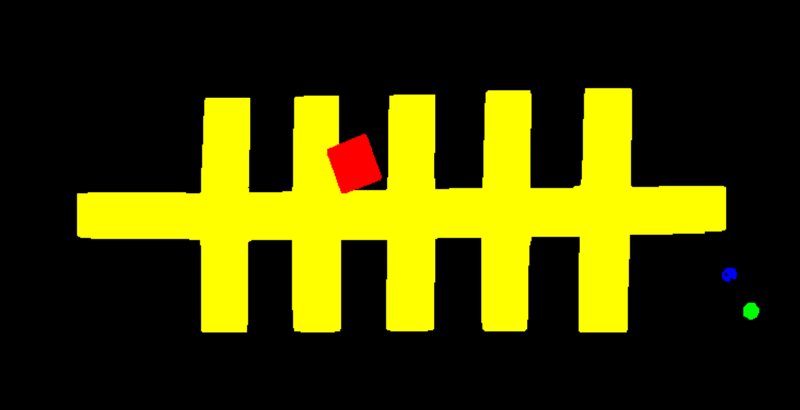
#> input picture Astar_test.png, 1600 x 820 px, given in place of the camera (shown at 1/2 size)
$ python parking_segmentation.py
#> lines starting #> are read from the running program, lines starting #| are printed output that depends on the picture; after the words box and inside, x2 and y2 are one past the last pixel; in counts of white or black regions, pixels touching at a corner belong together
#> in set_parking_limits, frame is the input picture: shape (820, 1600, 3); mean B, G, R 0.1, 59.4, 60.9
from __future__ import print_function
import cv2 as cv
import argparse
import numpy as np

max_value = 255
max_value_H = 360//2
low_H = 0
low_S = 0
low_V = 0
high_H = max_value_H
high_S = max_value
high_V = max_value
kernel_size = 3

window_detection_name = 'Parking Detection'
low_H_name = 'Low H'
low_S_name = 'Low S'
low_V_name = 'Low V'
high_H_name = 'High H'
high_S_name = 'High S'
high_V_name = 'High V'

## [HSV settings for mask]
# [50 lines left out: functions on_low_H_thresh_trackbar, on_high_H_thresh_trackbar, on_low_S_thresh_trackbar, on_high_S_thresh_trackbar, on_low_V_thresh_trackbar, on_high_V_thresh_trackbar and 1 more, not called in this run]
## [kernel settings for mask]

## [rescale frame to speed up computation]
def rescale_frame(frame, scale_percent):
#> called with scale_percent = 50
    width = int(frame.shape[1] * scale_percent / 100)
#> width = 800
    height = int(frame.shape[0] * scale_percent / 100)
#> height = 410
    dsize = (width, height)
#> dsize = (800, 410)
    return cv.resize(frame, dsize)
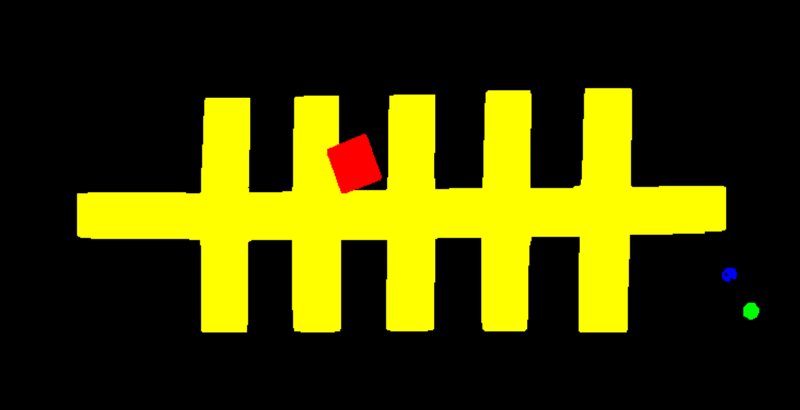
#> returned value: shape (410, 800, 3); mean of channels 0, 1, 2 0.1, 59.4, 60.9; drawn as B, G, R
## [rescale frame to speed up computation]

## [functions for homomorphy]
def order_points(pts):
    '''Rearrange coordinates to order:
      top-left, top-right, bottom-right, bottom-left'''
    rect = np.zeros((4, 2), dtype='float32')
    pts = np.array(pts)
    # Make sure contours array is 2d
    pts = np.squeeze(pts)
    s = pts.sum(axis=1)
    # Top-left point will have the smallest sum.
    rect[0] = pts[np.argmin(s)]
    # Bottom-right point will have the largest sum.
    rect[2] = pts[np.argmax(s)]

    diff = np.diff(pts, axis=1)
    # Top-right point will have the smallest difference.
    rect[1] = pts[np.argmin(diff)]
    # Bottom-left will have the largest difference.
    rect[3] = pts[np.argmax(diff)]
    # return the ordered coordinates
    return rect.astype('int')

def find_dest(pts):
    (tl, tr, br, bl) = pts
    # Finding the maximum width.
    widthA = np.sqrt(((br[0] - bl[0]) ** 2) + ((br[1] - bl[1]) ** 2))
    widthB = np.sqrt(((tr[0] - tl[0]) ** 2) + ((tr[1] - tl[1]) ** 2))
    maxWidth = max(int(widthA), int(widthB))

    # Finding the maximum height.
    heightA = np.sqrt(((tr[0] - br[0]) ** 2) + ((tr[1] - br[1]) ** 2))
    heightB = np.sqrt(((tl[0] - bl[0]) ** 2) + ((tl[1] - bl[1]) ** 2))
    maxHeight = max(int(heightA), int(heightB))
    # Final destination co-ordinates.
    destination_corners = [[0, 0], [maxWidth, 0], [maxWidth, maxHeight], [0, maxHeight]]

    return order_points(destination_corners)
## [functions for homomorphy]

def set_parking_limits(camera_device):
    global low_H, high_H, low_S, high_S, low_V, high_V, kernel_size

    ## [cap]
    cap = cv.VideoCapture(camera_device)
    ## [cap]

    ## [window]
    cv.namedWindow(window_detection_name)
    ## [window]

    ## [trackbar]
    cv.createTrackbar(low_H_name, window_detection_name , low_H, max_value_H, on_low_H_thresh_trackbar)
    cv.createTrackbar(high_H_name, window_detection_name , high_H, max_value_H, on_high_H_thresh_trackbar)
    cv.createTrackbar(low_S_name, window_detection_name , low_S, max_value, on_low_S_thresh_trackbar)
    cv.createTrackbar(high_S_name, window_detection_name , high_S, max_value, on_high_S_thresh_trackbar)
    cv.createTrackbar(low_V_name, window_detection_name , low_V, max_value, on_low_V_thresh_trackbar)
    cv.createTrackbar(high_V_name, window_detection_name , high_V, max_value, on_high_V_thresh_trackbar)
    cv.createTrackbar("Kernel Size", window_detection_name, kernel_size, 10, kernel_size_trackbar)
    ## [trackbar]

    while True:
        success, frame = cap.read()
        if frame is None:
            break

        ## [rescaling]
        scale_percent = 50
        frame = rescale_frame(frame, scale_percent)
        ## [rescaling]

        ## [HSV thresholding]
        frame_HSV = cv.cvtColor(frame, cv.COLOR_BGR2HSV)
#> frame_HSV: shape (410, 800, 3); mean H, S, V 7.3, 63.5, 61.2
        frame_threshold = cv.inRange(frame_HSV, (low_H, low_S, low_V), (high_H, high_S, high_V))
#> frame_threshold: shape (410, 800); every value is 255
        ## [HSV thresholding]

        ## [Mathematical morphology erosion]
        kernel = np.ones((kernel_size, kernel_size), np.uint8)
        mask = cv.erode(frame_threshold, kernel)
        ## [Mathematical morphology erosion]

        ## [Contours detection and homography]
        contours, _ = cv.findContours(mask, cv.RETR_TREE, cv.CHAIN_APPROX_SIMPLE)
#> contours = [[[0, 0], [0, 409], [799, 409], [799, 0]]]
        cnt = max(contours, key=cv.contourArea)
#> cnt = [[0, 0], [0, 409], [799, 409], [799, 0]]
        x, y, w, h = cv.boundingRect(cnt)
#> x = 0; y = 0; w = 800; h = 410
        cv.rectangle(frame,(x, y),(x + w, y + h),(0, 255, 0), 2)
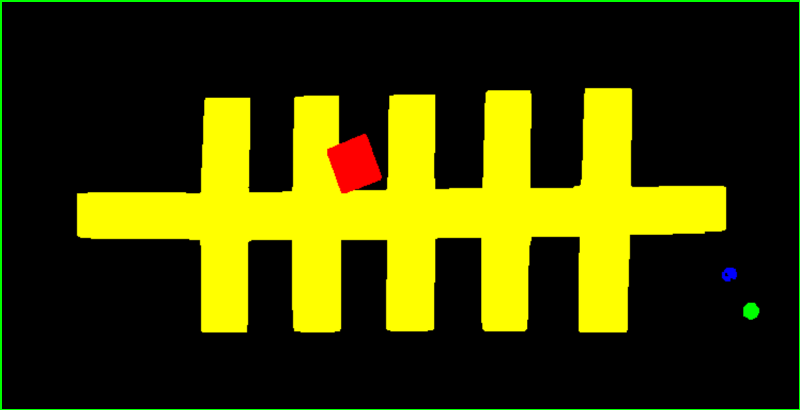
#> frame: shape (410, 800, 3); 1.1% of pixels changed, all inside (x1, y1, x2, y2) = (0, 0, 800, 410)

        corners = order_points(cnt)
#> in order_points, `pts = np.array(pts)`: pts = [[0, 0], [0, 409], [799, 409], [799, 0]]
#> in order_points, `s = pts.sum(axis=1)`: s = [0, 409, 1208, 799]
#> in order_points, `diff = np.diff(pts, axis=1)`: diff = [0, 409, -390, -799]
#> corners = [[0, 0], [799, 0], [799, 409], [0, 409]]
        destination_corners = find_dest(corners)
#> in find_dest, `(tl, tr, br, bl) = pts`: tl = [0, 0]; tr = [799, 0]; br = [799, 409]; bl = [0, 409]
#> in find_dest, `widthA = np.sqrt(((br[0] - bl[0]) ** 2) + ((br[1] - bl[1]) ** 2))`: widthA = 799
#> in find_dest, `heightA = np.sqrt(((tr[0] - br[0]) ** 2) + ((tr[1] - br[1]) ** 2))`: heightA = 409
#> in find_dest, `destination_corners = [[0, 0], [maxWidth, 0], [maxWidth, maxHeight], [..`: destination_corners = [[0, 0], [799, 0], [799, 409], [0, 409]]
#> destination_corners = [[0, 0], [799, 0], [799, 409], [0, 409]]
        ## [Contours detection and homography]

        ## [show]
        concat = np.concatenate((frame, cv.cvtColor(frame_threshold, cv.COLOR_GRAY2BGR), cv.cvtColor(mask, cv.COLOR_GRAY2BGR)), axis=0)
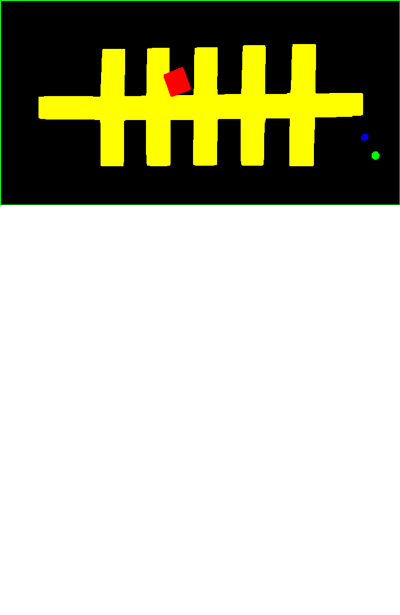
#> concat: shape (1230, 800, 3) (shown at 1/2 size); mean B, G, R 170, 190.7, 190.3
        cv.imshow(window_detection_name, concat)
        ## [show]

        key = cv.waitKey(30)
#> (key q is pressed here)
        if key == ord('q') or key == 27:
            break

    cv.destroyWindow(window_detection_name)
    return corners, destination_corners

if __name__ == '__main__':
    parser = argparse.ArgumentParser(description='Code for parking segmentation using inRange.')
    parser.add_argument('--camera', help='Camera device number.', default=0, type=int)
    args = parser.parse_args()
    set_parking_limits(args.camera)
